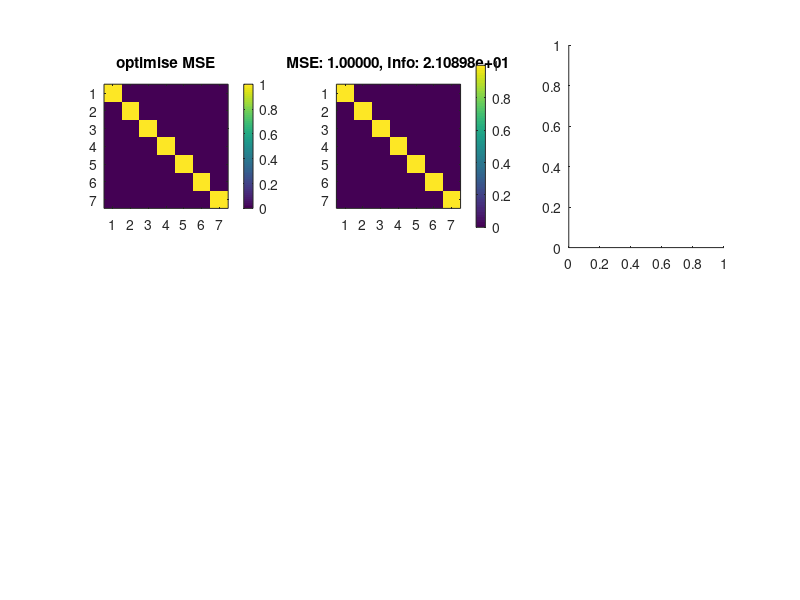

Write MATLAB code to recreate this figure. (Note: this script raises an error after producing the figure.)
% This program searches for multiplexing matrices W that yield optimal MSE or information
% These two metrics sometimes give different results
% Information seems like a smoother space, so better matrices are easier to find
% Interestingly, this often leads to matrices that also have better MSE
% This does not saturation into consideration -- todo!
% All tunable parameters are in the top part of the file
clearvars

%---
NChans = 7;        % how many things are we estimating
NMeas = NChans;    % how many measurements do we get; Must be >= NChans
SigStrength = 10;  % how strong is the signal, for noise strength sigma_n = 1
SatFloor = repmat(floor(NChans/2),NChans,1); % upperbound of saturation 
SatCeil = repmat(ceil(NChans/2+1),NChans,1); % lower bound of noisy data
SatPixel = 0.96;   % signal intensity 0->1 with 0=darkness, 1=saturate.

% Any prior information we have on the signal covariance goes here
Rpp = eye(NChans); % if everthing's equally likely leave as the eye matrix
Rpp = Rpp ./ det(Rpp).^(1/NChans);        % normalize energy
Rpp = Rpp .* SigStrength.^(1/NChans);     % and scale to SigStrength
SigVar = Rpp;

%---Optimisation parameters---
DoSidesteps = true; % all else equal, take the route that optimizes the info metric
BinaryOnly = true;  % true for binary masks, false for grayscale

%---Initialise the weigth matrix---
W = zeros(NMeas, NChans);
W(1:NChans,1:NChans) = eye(NChans);

%---Setup the optimisation---
BestMSE = inf;
BestInfo = 0;

iIter = 1;
WhichEval = 'both';
fprintf('     iIter, BestMSE, BestInfo, sum(BestMSEW(:)),sum(BestInfoW(:))\n');
while( 1 )
	NewBest = false;
	
    % find the mean intensity
    % assume all light sources are on, N = NChans, we hit 96% of saturation,
    % for 10 bit image, that is 1024*0.96 = 973. Actual value should be
    % measured during experiment as a function of exposure and gain.
    % Therefore, when N sources are on, the intensity should be
    % 0.96*N/NChans, assume that intensity scale linearly with sources.
    MeanIntensity = SatPixel*sum(W,2)/NChans;
    
	% Evaluate the current W matrix
    % Each diagonal element is variance of each measurement. 
    SigmaNoise = diag(MeanIntensity);
    % from schechner, Multiplexed Fluorescence Unmixing, 2010
    if iIter > 1
        NoiseVar = (W'*SigmaNoise^-1*W)^-1;  % from schechner, for noise variance = 1	
    else 
        NoiseVar = (W'*W)^-1;
    end
%     figure(2);
%     imagesc(NoiseVar);
% 	NoiseVar = NoiseVar + cov(poisspdf(W,mean2(W))); 
    MSE = 1/NChans * trace(NoiseVar);
    Info = sqrt(det( SigVar + NoiseVar ) ./ det( NoiseVar )); % info
	
	if( strcmp(WhichEval, 'mse') || strcmp(WhichEval,'both') )
		if( (MSE < BestMSE)  || (DoSidesteps && (abs(MSE-BestMSE) == 0 ) && (Info > BestMSEInfo)))
			BestMSEW = W;
			BestMSE = MSE;
			BestMSENoiseVar = NoiseVar;
			BestMSEInfo = Info;
			NewBest = true;
		end
	end
	
	if( strcmp(WhichEval, 'info') || strcmp(WhichEval,'both'))
		if( ( (Info > BestInfo) )  || (DoSidesteps && (abs(Info-BestInfo) == 0 ) && (MSE < BestInfoMSE)))
			BestInfoW = W;
			BestInfo = Info;
			BestInfoNoiseVar = NoiseVar;
			BestInfoMSE = MSE;
			NewBest = true;
		end
	end
	
	if( NewBest )
		disp([iIter, BestMSE, BestInfo, sum(BestMSEW(:)),sum(BestInfoW(:))])
		figure(1);
		subplot(231);
		imagesc(BestMSEW);
		axis image
		colorbar
		title('optimise MSE');
		subplot(232);
		imagesc(BestMSENoiseVar);
		axis image
		title(sprintf('MSE: %6.5f, Info: %6.5e', BestMSE, BestMSEInfo ));
		colorbar
        subplot(233);
		CovEllipse(BestMSENoiseVar,0.99);
        hold on;
		subplot(234)
		imagesc(BestInfoW);
		axis image
		colorbar
		title('optimise Info');
		subplot(235);
		imagesc(BestInfoNoiseVar);
		axis image
		title(sprintf('MSE: %6.5f, Info: %6.5e', BestInfoMSE, BestInfo ));
		colorbar
		subplot(236);
        CovEllipse(BestInfoNoiseVar,0.99);
        hold on;
		drawnow
	end
	
	%---Perturb W to see if we can do better---
	while( 1 ) % keep trying until we get a nonsingular W
		% alternatively start with the best W from MSE or Info metric
		switch( mod(iIter,2) )
			case 0
				W = BestMSEW;
			case 1
				W = BestInfoW;
		end
		
		% flip random bits
		NBits = numel(W);
		MaxNToFlip = NBits;
		NToFlip = floor( 1 + MaxNToFlip.*rand(1) );
		WhichToFlip = floor( 1 + NBits.*rand(1,NToFlip) );
		WhichToFlip = unique(WhichToFlip);

		if( BinaryOnly )
			% binary only: only flip binary bits
			W( WhichToFlip ) = 1-W( WhichToFlip );
            w1 = sum(W,2);
%             figure(2);
%             imagesc(W);
%             axis image
%             colorbar
%             drawnow;
		else
			% continuous: allow grayscale masks
			W( WhichToFlip ) = min(1, max(0, W( WhichToFlip ) + 0.5.*randn(size(WhichToFlip))));
		end
		
		% check for a well-conditioned matrix W
		% i.e. one that inverts well.  If it doesn't try again.
		if( cond(W) <1e6  && (sum((w1 >= SatFloor) & (w1 <= SatCeil)) == NChans))
            break
		end
		
	end
	
	iIter = iIter + 1;
end
